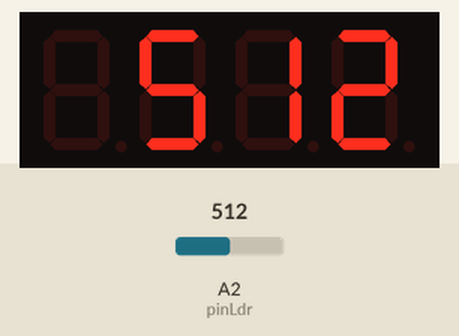
Recording of a sketch running on a simulated Arduino Uno, built with avr-gcc and run on an emulated ATmega328P. Shown: 4-digit seven-segment display. The inputs (shaded band) are chosen by the test bench; at power-on: A2 (pinLdr) = 512.

Above: at 1.2 s.
1.3 s: A2 (pinLdr) set to 716
At 2.5 s:
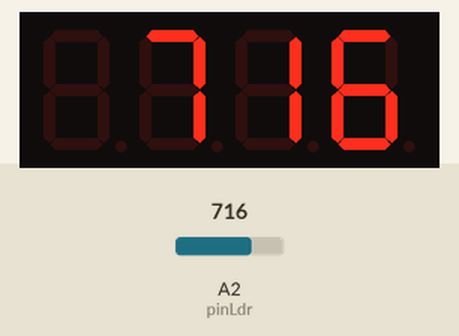
2.8 s: A2 (pinLdr) set to 900
At 3.2 s:
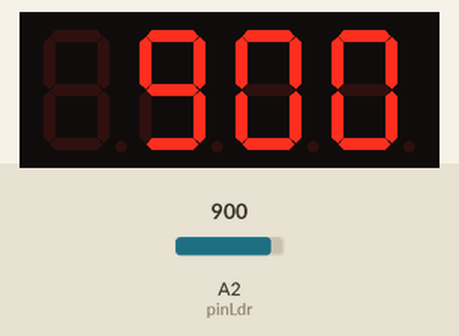
4.3 s: A2 (pinLdr) set to 1023
At 5.0 s:
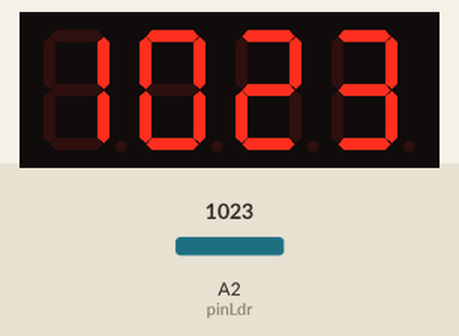
Timing chart, 0 to 7.3 s (numbered marks = the images above; inputs shaded):
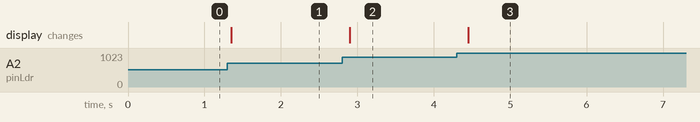

The sketch:

TUTORIAL_7SEGMENT_6.ino
```cpp
/*
   TUTORIAL SEVEN SEGMENT PADA ARDUINO
   MENGGUNAKAN CHIP TM1637
   MENAMPILKAN NILAI ANALOG LDR

   Pinout :
   CLK -> D10
   DIO -> D11

   LDR -> A2
*/

#include <Arduino.h>
#include <TM1637Display.h>

// Module connection pins (Digital Pins)
#define CLK 10
#define DIO 11
#define pinLdr A2

#define TEST_DELAY 200

TM1637Display display(CLK, DIO);

void setup()
{
  pinMode(pinLdr, INPUT);
  display.setBrightness(0x0f);
}

void loop()
{

  int nilaiLdr = analogRead(pinLdr);

  // Menampilkan angka potensio rata kanan
  display.showNumberDec(nilaiLdr, false);
  delay(TEST_DELAY);


}
```

Measured:
- after the input at 1.3 s, the display: changes after 0.05 s (image 1)
- after the input at 2.8 s, the display: changes after 0.10 s (image 2)
- after the input at 4.3 s, the display: changes after 0.15 s (image 3)
